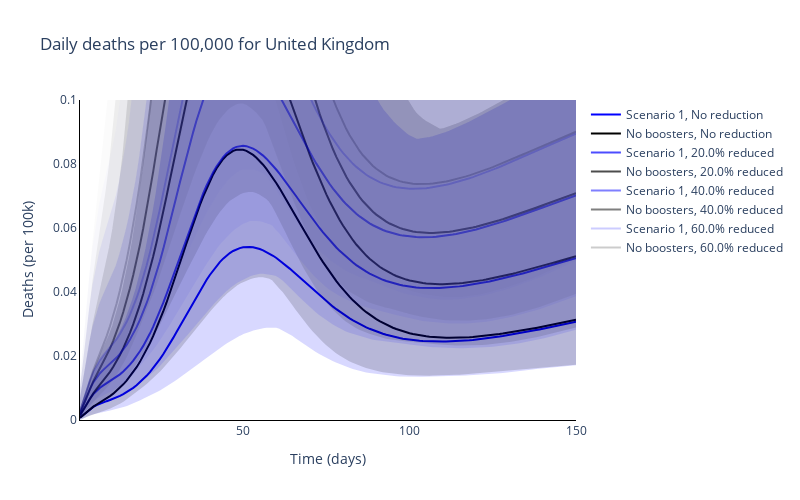
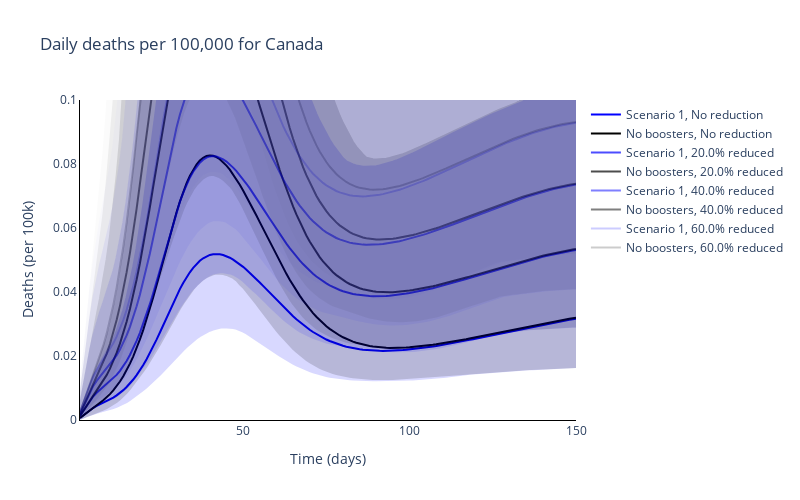
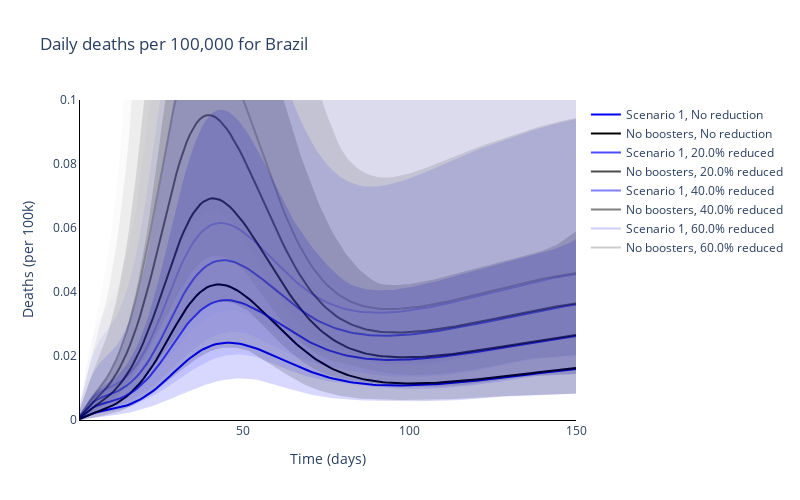
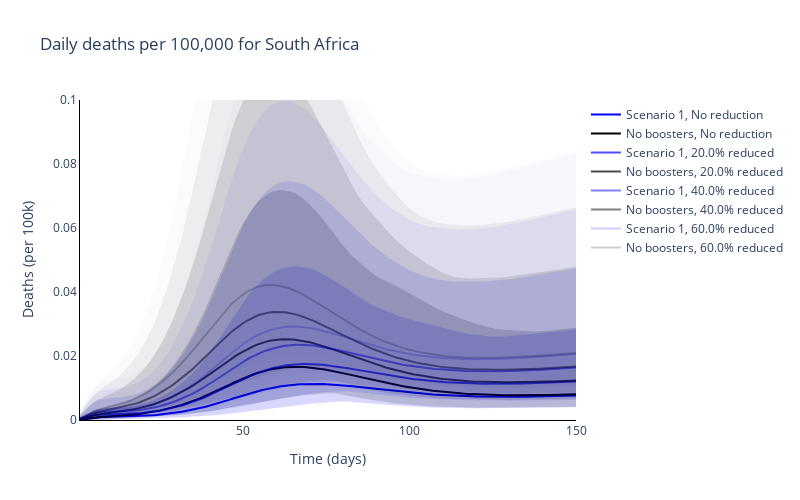

Notebook code cell kept with these figures, in order:
### Markdown cell above
### Plot the time series of numbers of deaths for the different regions

### Code cell
# Trace names - represent the solver used for the simulation
trace_scenario_name = ['Scenario {}'.format(s+1) for s, scenario in enumerate(scenario_names[:-1])] + [scenario_names[-1]]
trace_reduction_name = ['No reduction'] + ['{}% reduced'.format(100 * cv) for cv in changes_vaccine[1:]]

trace_name = [
    '{}, {}'.format(scenario, reduction)
    for reduction in trace_reduction_name for scenario in trace_scenario_name]

# Plot for each region
for r, reg in enumerate(regions):
    fig = go.Figure()
    # Plot for each boosting scenario
    for cv, change_vacc in enumerate(changes_vaccine):
        for s, scenario in enumerate(scenario_names):
            if (s==0) or (s==len(scenario_names)-1):
                fig.add_trace(
                    go.Scatter(
                        y=total_new_deaths_mean[r][cv, s, :],
                        x=times,
                        mode='lines',
                        name=trace_name[s + cv * len(scenario_names)],
                        line=dict(
                            color=colours[s]),
                        opacity=[1, 0.7, 0.5, 0.2][cv]
                    )
                )

    # Plot for each boosting scenario
    for cv, change_vacc in enumerate(changes_vaccine):
        for s, scenario in enumerate(scenario_names):
            if (s==0) or (s==len(scenario_names)-1):
                fig.add_trace(
                    go.Scatter(
                        y=total_new_deaths_upper[r][cv, s, :].tolist() + total_new_deaths_lower[r][cv, s, :].tolist()[::-1],
                        x=times + times[::-1],
                        mode='lines',
                        name=trace_name[s + cv * len(scenario_names)],
                        fill='toself',
                        fillcolor=colours[s],
                        line_color=colours[s],
                        opacity=[0.15, 0.1, 0.05, 0.01][cv],
                        showlegend=False
                    )
                )

    # Add axis labels
    fig.update_layout(
        boxmode='group',
        title='Daily deaths per 100,000 for {}'.format(reg),
        width=800,
        height=500,
        plot_bgcolor='white',
        xaxis=dict(
            linecolor='black',
            title='Time (days)'
            ),
        yaxis=dict(
            linecolor='black',
            title='Deaths (per 100k)',
            range=[0, 0.3]),
        hovermode='x unified'
        )

    fig.write_image('images/report3_partial_vaccine_effects/Partial Initial Deaths for {}.pdf'.format(reg))
    fig.show()

### Figure 1 — Plotly figure (JSON) as saved in the notebook; plotly's stock layout.template omitted (floating-point values rounded to 4 significant figures; data arrays with more than 128 entries replaced by an {"elided": "..."} marker saying what was removed)
{"data": [{"line": {"color": "blue"}, "mode": "lines", "name": "Scenario 1, No reduction", "opacity": 1, "type": "scatter", "x": {"elided": "150 int values"}, "y": {"elided": "150 float values"}}, {"line": {"color": "black"}, "mode": "lines", "name": "No boosters, No reduction", "opacity": 1, "type": "scatter", "x": {"elided": "150 int values"}, "y": {"elided": "150 float values"}}, {"line": {"color": "blue"}, "mode": "lines", "name": "Scenario 1, 20.0% reduced", "opacity": 0.7, "type": "scatter", "x": {"elided": "150 int values"}, "y": {"elided": "150 float values"}}, {"line": {"color": "black"}, "mode": "lines", "name": "No boosters, 20.0% reduced", "opacity": 0.7, "type": "scatter", "x": {"elided": "150 int values"}, "y": {"elided": "150 float values"}}, {"line": {"color": "blue"}, "mode": "lines", "name": "Scenario 1, 40.0% reduced", "opacity": 0.5, "type": "scatter", "x": {"elided": "150 int values"}, "y": {"elided": "150 float values"}}, {"line": {"color": "black"}, "mode": "lines", "name": "No boosters, 40.0% reduced", "opacity": 0.5, "type": "scatter", "x": {"elided": "150 int values"}, "y": {"elided": "150 float values"}}, {"line": {"color": "blue"}, "mode": "lines", "name": "Scenario 1, 60.0% reduced", "opacity": 0.2, "type": "scatter", "x": {"elided": "150 int values"}, "y": {"elided": "150 float values"}}, {"line": {"color": "black"}, "mode": "lines", "name": "No boosters, 60.0% reduced", "opacity": 0.2, "type": "scatter", "x": {"elided": "150 int values"}, "y": {"elided": "150 float values"}}, {"fill": "toself", "fillcolor": "blue", "line": {"color": "blue"}, "mode": "lines", "name": "Scenario 1, No reduction", "opacity": 0.15, "showlegend": false, "type": "scatter", "x": {"elided": "300 int values"}, "y": {"elided": "300 float values"}}, {"fill": "toself", "fillcolor": "black", "line": {"color": "black"}, "mode": "lines", "name": "No boosters, No reduction", "opacity": 0.15, "showlegend": false, "type": "scatter", "x": {"elided": "300 int values"}, "y": {"elided": "300 float values"}}, {"fill": "toself", "fillcolor": "blue", "line": {"color": "blue"}, "mode": "lines", "name": "Scenario 1, 20.0% reduced", "opacity": 0.1, "showlegend": false, "type": "scatter", "x": {"elided": "300 int values"}, "y": {"elided": "300 float values"}}, {"fill": "toself", "fillcolor": "black", "line": {"color": "black"}, "mode": "lines", "name": "No boosters, 20.0% reduced", "opacity": 0.1, "showlegend": false, "type": "scatter", "x": {"elided": "300 int values"}, "y": {"elided": "300 float values"}}, {"fill": "toself", "fillcolor": "blue", "line": {"color": "blue"}, "mode": "lines", "name": "Scenario 1, 40.0% reduced", "opacity": 0.05, "showlegend": false, "type": "scatter", "x": {"elided": "300 int values"}, "y": {"elided": "300 float values"}}, {"fill": "toself", "fillcolor": "black", "line": {"color": "black"}, "mode": "lines", "name": "No boosters, 40.0% reduced", "opacity": 0.05, "showlegend": false, "type": "scatter", "x": {"elided": "300 int values"}, "y": {"elided": "300 float values"}}, {"fill": "toself", "fillcolor": "blue", "line": {"color": "blue"}, "mode": "lines", "name": "Scenario 1, 60.0% reduced", "opacity": 0.01, "showlegend": false, "type": "scatter", "x": {"elided": "300 int values"}, "y": {"elided": "300 float values"}}, {"fill": "toself", "fillcolor": "black", "line": {"color": "black"}, "mode": "lines", "name": "No boosters, 60.0% reduced", "opacity": 0.01, "showlegend": false, "type": "scatter", "x": {"elided": "300 int values"}, "y": {"elided": "300 float values"}}], "layout": {"boxmode": "group", "height": 500, "hovermode": "x unified", "plot_bgcolor": "white", "title": {"text": "Daily deaths per 100,000 for United Kingdom"}, "width": 800, "xaxis": {"linecolor": "black", "title": {"text": "Time (days)"}}, "yaxis": {"linecolor": "black", "range": [0, 0.1], "title": {"text": "Deaths (per 100k)"}}}}

### Figure 2 — Plotly figure (JSON) as saved in the notebook; plotly's stock layout.template omitted (floating-point values rounded to 4 significant figures; data arrays with more than 128 entries replaced by an {"elided": "..."} marker saying what was removed)
{"data": [{"line": {"color": "blue"}, "mode": "lines", "name": "Scenario 1, No reduction", "opacity": 1, "type": "scatter", "x": {"elided": "150 int values"}, "y": {"elided": "150 float values"}}, {"line": {"color": "black"}, "mode": "lines", "name": "No boosters, No reduction", "opacity": 1, "type": "scatter", "x": {"elided": "150 int values"}, "y": {"elided": "150 float values"}}, {"line": {"color": "blue"}, "mode": "lines", "name": "Scenario 1, 20.0% reduced", "opacity": 0.7, "type": "scatter", "x": {"elided": "150 int values"}, "y": {"elided": "150 float values"}}, {"line": {"color": "black"}, "mode": "lines", "name": "No boosters, 20.0% reduced", "opacity": 0.7, "type": "scatter", "x": {"elided": "150 int values"}, "y": {"elided": "150 float values"}}, {"line": {"color": "blue"}, "mode": "lines", "name": "Scenario 1, 40.0% reduced", "opacity": 0.5, "type": "scatter", "x": {"elided": "150 int values"}, "y": {"elided": "150 float values"}}, {"line": {"color": "black"}, "mode": "lines", "name": "No boosters, 40.0% reduced", "opacity": 0.5, "type": "scatter", "x": {"elided": "150 int values"}, "y": {"elided": "150 float values"}}, {"line": {"color": "blue"}, "mode": "lines", "name": "Scenario 1, 60.0% reduced", "opacity": 0.2, "type": "scatter", "x": {"elided": "150 int values"}, "y": {"elided": "150 float values"}}, {"line": {"color": "black"}, "mode": "lines", "name": "No boosters, 60.0% reduced", "opacity": 0.2, "type": "scatter", "x": {"elided": "150 int values"}, "y": {"elided": "150 float values"}}, {"fill": "toself", "fillcolor": "blue", "line": {"color": "blue"}, "mode": "lines", "name": "Scenario 1, No reduction", "opacity": 0.15, "showlegend": false, "type": "scatter", "x": {"elided": "300 int values"}, "y": {"elided": "300 float values"}}, {"fill": "toself", "fillcolor": "black", "line": {"color": "black"}, "mode": "lines", "name": "No boosters, No reduction", "opacity": 0.15, "showlegend": false, "type": "scatter", "x": {"elided": "300 int values"}, "y": {"elided": "300 float values"}}, {"fill": "toself", "fillcolor": "blue", "line": {"color": "blue"}, "mode": "lines", "name": "Scenario 1, 20.0% reduced", "opacity": 0.1, "showlegend": false, "type": "scatter", "x": {"elided": "300 int values"}, "y": {"elided": "300 float values"}}, {"fill": "toself", "fillcolor": "black", "line": {"color": "black"}, "mode": "lines", "name": "No boosters, 20.0% reduced", "opacity": 0.1, "showlegend": false, "type": "scatter", "x": {"elided": "300 int values"}, "y": {"elided": "300 float values"}}, {"fill": "toself", "fillcolor": "blue", "line": {"color": "blue"}, "mode": "lines", "name": "Scenario 1, 40.0% reduced", "opacity": 0.05, "showlegend": false, "type": "scatter", "x": {"elided": "300 int values"}, "y": {"elided": "300 float values"}}, {"fill": "toself", "fillcolor": "black", "line": {"color": "black"}, "mode": "lines", "name": "No boosters, 40.0% reduced", "opacity": 0.05, "showlegend": false, "type": "scatter", "x": {"elided": "300 int values"}, "y": {"elided": "300 float values"}}, {"fill": "toself", "fillcolor": "blue", "line": {"color": "blue"}, "mode": "lines", "name": "Scenario 1, 60.0% reduced", "opacity": 0.01, "showlegend": false, "type": "scatter", "x": {"elided": "300 int values"}, "y": {"elided": "300 float values"}}, {"fill": "toself", "fillcolor": "black", "line": {"color": "black"}, "mode": "lines", "name": "No boosters, 60.0% reduced", "opacity": 0.01, "showlegend": false, "type": "scatter", "x": {"elided": "300 int values"}, "y": {"elided": "300 float values"}}], "layout": {"boxmode": "group", "height": 500, "hovermode": "x unified", "plot_bgcolor": "white", "title": {"text": "Daily deaths per 100,000 for Canada"}, "width": 800, "xaxis": {"linecolor": "black", "title": {"text": "Time (days)"}}, "yaxis": {"linecolor": "black", "range": [0, 0.1], "title": {"text": "Deaths (per 100k)"}}}}

### Figure 3 — Plotly figure (JSON) as saved in the notebook; plotly's stock layout.template omitted (floating-point values rounded to 4 significant figures; data arrays with more than 128 entries replaced by an {"elided": "..."} marker saying what was removed)
{"data": [{"line": {"color": "blue"}, "mode": "lines", "name": "Scenario 1, No reduction", "opacity": 1, "type": "scatter", "x": {"elided": "150 int values"}, "y": {"elided": "150 float values"}}, {"line": {"color": "black"}, "mode": "lines", "name": "No boosters, No reduction", "opacity": 1, "type": "scatter", "x": {"elided": "150 int values"}, "y": {"elided": "150 float values"}}, {"line": {"color": "blue"}, "mode": "lines", "name": "Scenario 1, 20.0% reduced", "opacity": 0.7, "type": "scatter", "x": {"elided": "150 int values"}, "y": {"elided": "150 float values"}}, {"line": {"color": "black"}, "mode": "lines", "name": "No boosters, 20.0% reduced", "opacity": 0.7, "type": "scatter", "x": {"elided": "150 int values"}, "y": {"elided": "150 float values"}}, {"line": {"color": "blue"}, "mode": "lines", "name": "Scenario 1, 40.0% reduced", "opacity": 0.5, "type": "scatter", "x": {"elided": "150 int values"}, "y": {"elided": "150 float values"}}, {"line": {"color": "black"}, "mode": "lines", "name": "No boosters, 40.0% reduced", "opacity": 0.5, "type": "scatter", "x": {"elided": "150 int values"}, "y": {"elided": "150 float values"}}, {"line": {"color": "blue"}, "mode": "lines", "name": "Scenario 1, 60.0% reduced", "opacity": 0.2, "type": "scatter", "x": {"elided": "150 int values"}, "y": {"elided": "150 float values"}}, {"line": {"color": "black"}, "mode": "lines", "name": "No boosters, 60.0% reduced", "opacity": 0.2, "type": "scatter", "x": {"elided": "150 int values"}, "y": {"elided": "150 float values"}}, {"fill": "toself", "fillcolor": "blue", "line": {"color": "blue"}, "mode": "lines", "name": "Scenario 1, No reduction", "opacity": 0.15, "showlegend": false, "type": "scatter", "x": {"elided": "300 int values"}, "y": {"elided": "300 float values"}}, {"fill": "toself", "fillcolor": "black", "line": {"color": "black"}, "mode": "lines", "name": "No boosters, No reduction", "opacity": 0.15, "showlegend": false, "type": "scatter", "x": {"elided": "300 int values"}, "y": {"elided": "300 float values"}}, {"fill": "toself", "fillcolor": "blue", "line": {"color": "blue"}, "mode": "lines", "name": "Scenario 1, 20.0% reduced", "opacity": 0.1, "showlegend": false, "type": "scatter", "x": {"elided": "300 int values"}, "y": {"elided": "300 float values"}}, {"fill": "toself", "fillcolor": "black", "line": {"color": "black"}, "mode": "lines", "name": "No boosters, 20.0% reduced", "opacity": 0.1, "showlegend": false, "type": "scatter", "x": {"elided": "300 int values"}, "y": {"elided": "300 float values"}}, {"fill": "toself", "fillcolor": "blue", "line": {"color": "blue"}, "mode": "lines", "name": "Scenario 1, 40.0% reduced", "opacity": 0.05, "showlegend": false, "type": "scatter", "x": {"elided": "300 int values"}, "y": {"elided": "300 float values"}}, {"fill": "toself", "fillcolor": "black", "line": {"color": "black"}, "mode": "lines", "name": "No boosters, 40.0% reduced", "opacity": 0.05, "showlegend": false, "type": "scatter", "x": {"elided": "300 int values"}, "y": {"elided": "300 float values"}}, {"fill": "toself", "fillcolor": "blue", "line": {"color": "blue"}, "mode": "lines", "name": "Scenario 1, 60.0% reduced", "opacity": 0.01, "showlegend": false, "type": "scatter", "x": {"elided": "300 int values"}, "y": {"elided": "300 float values"}}, {"fill": "toself", "fillcolor": "black", "line": {"color": "black"}, "mode": "lines", "name": "No boosters, 60.0% reduced", "opacity": 0.01, "showlegend": false, "type": "scatter", "x": {"elided": "300 int values"}, "y": {"elided": "300 float values"}}], "layout": {"boxmode": "group", "height": 500, "hovermode": "x unified", "plot_bgcolor": "white", "title": {"text": "Daily deaths per 100,000 for Brazil"}, "width": 800, "xaxis": {"linecolor": "black", "title": {"text": "Time (days)"}}, "yaxis": {"linecolor": "black", "range": [0, 0.1], "title": {"text": "Deaths (per 100k)"}}}}

### Figure 4 — Plotly figure (JSON) as saved in the notebook; plotly's stock layout.template omitted (floating-point values rounded to 4 significant figures; data arrays with more than 128 entries replaced by an {"elided": "..."} marker saying what was removed)
{"data": [{"line": {"color": "blue"}, "mode": "lines", "name": "Scenario 1, No reduction", "opacity": 1, "type": "scatter", "x": {"elided": "150 int values"}, "y": {"elided": "150 float values"}}, {"line": {"color": "black"}, "mode": "lines", "name": "No boosters, No reduction", "opacity": 1, "type": "scatter", "x": {"elided": "150 int values"}, "y": {"elided": "150 float values"}}, {"line": {"color": "blue"}, "mode": "lines", "name": "Scenario 1, 20.0% reduced", "opacity": 0.7, "type": "scatter", "x": {"elided": "150 int values"}, "y": {"elided": "150 float values"}}, {"line": {"color": "black"}, "mode": "lines", "name": "No boosters, 20.0% reduced", "opacity": 0.7, "type": "scatter", "x": {"elided": "150 int values"}, "y": {"elided": "150 float values"}}, {"line": {"color": "blue"}, "mode": "lines", "name": "Scenario 1, 40.0% reduced", "opacity": 0.5, "type": "scatter", "x": {"elided": "150 int values"}, "y": {"elided": "150 float values"}}, {"line": {"color": "black"}, "mode": "lines", "name": "No boosters, 40.0% reduced", "opacity": 0.5, "type": "scatter", "x": {"elided": "150 int values"}, "y": {"elided": "150 float values"}}, {"line": {"color": "blue"}, "mode": "lines", "name": "Scenario 1, 60.0% reduced", "opacity": 0.2, "type": "scatter", "x": {"elided": "150 int values"}, "y": {"elided": "150 float values"}}, {"line": {"color": "black"}, "mode": "lines", "name": "No boosters, 60.0% reduced", "opacity": 0.2, "type": "scatter", "x": {"elided": "150 int values"}, "y": {"elided": "150 float values"}}, {"fill": "toself", "fillcolor": "blue", "line": {"color": "blue"}, "mode": "lines", "name": "Scenario 1, No reduction", "opacity": 0.15, "showlegend": false, "type": "scatter", "x": {"elided": "300 int values"}, "y": {"elided": "300 float values"}}, {"fill": "toself", "fillcolor": "black", "line": {"color": "black"}, "mode": "lines", "name": "No boosters, No reduction", "opacity": 0.15, "showlegend": false, "type": "scatter", "x": {"elided": "300 int values"}, "y": {"elided": "300 float values"}}, {"fill": "toself", "fillcolor": "blue", "line": {"color": "blue"}, "mode": "lines", "name": "Scenario 1, 20.0% reduced", "opacity": 0.1, "showlegend": false, "type": "scatter", "x": {"elided": "300 int values"}, "y": {"elided": "300 float values"}}, {"fill": "toself", "fillcolor": "black", "line": {"color": "black"}, "mode": "lines", "name": "No boosters, 20.0% reduced", "opacity": 0.1, "showlegend": false, "type": "scatter", "x": {"elided": "300 int values"}, "y": {"elided": "300 float values"}}, {"fill": "toself", "fillcolor": "blue", "line": {"color": "blue"}, "mode": "lines", "name": "Scenario 1, 40.0% reduced", "opacity": 0.05, "showlegend": false, "type": "scatter", "x": {"elided": "300 int values"}, "y": {"elided": "300 float values"}}, {"fill": "toself", "fillcolor": "black", "line": {"color": "black"}, "mode": "lines", "name": "No boosters, 40.0% reduced", "opacity": 0.05, "showlegend": false, "type": "scatter", "x": {"elided": "300 int values"}, "y": {"elided": "300 float values"}}, {"fill": "toself", "fillcolor": "blue", "line": {"color": "blue"}, "mode": "lines", "name": "Scenario 1, 60.0% reduced", "opacity": 0.01, "showlegend": false, "type": "scatter", "x": {"elided": "300 int values"}, "y": {"elided": "300 float values"}}, {"fill": "toself", "fillcolor": "black", "line": {"color": "black"}, "mode": "lines", "name": "No boosters, 60.0% reduced", "opacity": 0.01, "showlegend": false, "type": "scatter", "x": {"elided": "300 int values"}, "y": {"elided": "300 float values"}}], "layout": {"boxmode": "group", "height": 500, "hovermode": "x unified", "plot_bgcolor": "white", "title": {"text": "Daily deaths per 100,000 for South Africa"}, "width": 800, "xaxis": {"linecolor": "black", "title": {"text": "Time (days)"}}, "yaxis": {"linecolor": "black", "range": [0, 0.1], "title": {"text": "Deaths (per 100k)"}}}}
